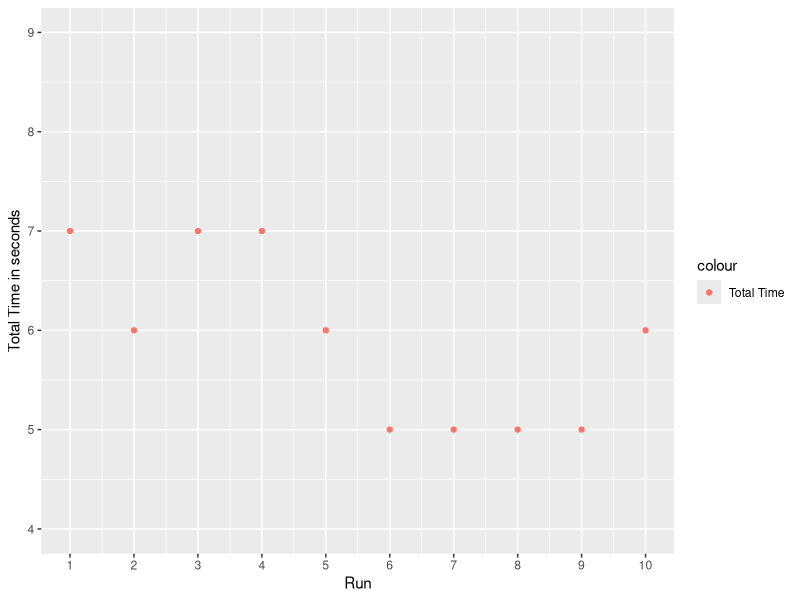
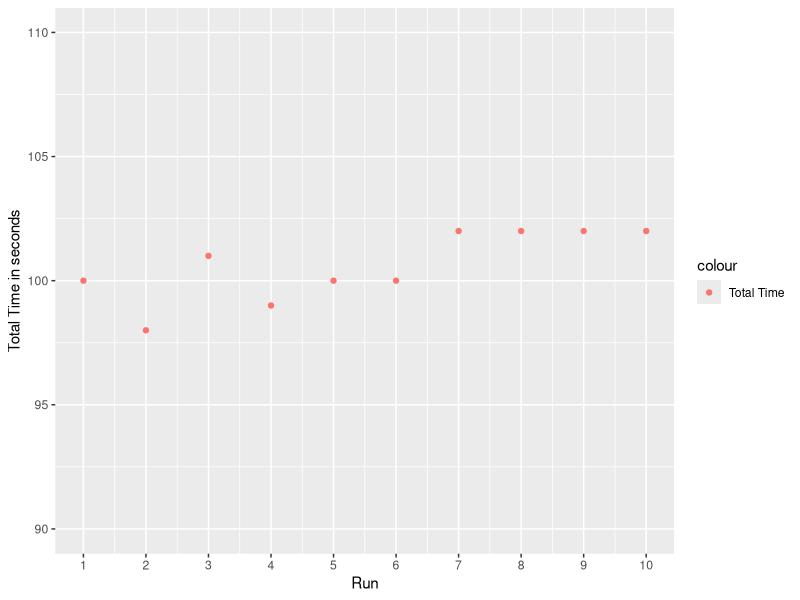

The R script that drew these images, in order:
## ---- chunk 1
knitr::opts_chunk$set(echo = FALSE)
## ---- chunk 2
library(ggplot2)
spark_run_local<-read.csv("output/spark_run.csv")
knitr::kable(spark_run_local)
## ---- chunk 3
ggplot(spark_run_local, aes(x=Run, y=total_time, color="Total Time")) + 
  geom_point() +
  ylab("Total Time in seconds") + 
  xlab("Run") + 
  scale_y_continuous(breaks=seq(4,9,1), limits = c(4, 9)) +
  scale_x_continuous(breaks=seq(1,10,1), limits = c(1,10))
## ---- chunk 4
library(ggplot2)
spark_run_local_big<-read.csv("output/spark_run_big.csv")
knitr::kable(spark_run_local_big)
## ---- chunk 5
ggplot(spark_run_local_big, aes(x=Run, y=total_time, color="Total Time")) + 
  geom_point() +
  ylab("Total Time in seconds") + 
  xlab("Run") + 
  scale_y_continuous(breaks=seq(90,110,5), limits = c(90, 110)) +
  scale_x_continuous(breaks=seq(1,10,1), limits = c(1,10))
